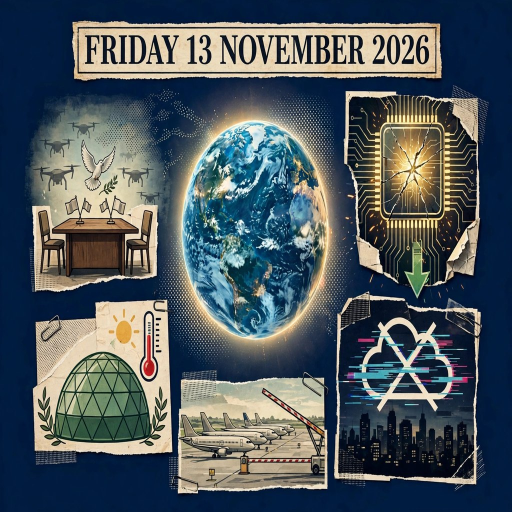
#> input picture entry.png, 1024 x 1024 px, given in place of ead-repatriation-0-503a5842-7d27-40c7-9039-b5b29861c973.webp, which was not available (shown at 1/2 size)
$ python build_frontpage.py
#> lines starting #> are read from the running program, lines starting #| are printed output that depends on the picture
#!/usr/bin/env python3
"""Build 'The Daily Meridian' newspaper front page for the news-image-01 entry.

All text is typeset programmatically with PIL (Liberation Serif) so every
word is spelled exactly as written in the copy below. Photos are AI artwork
with no lettering. Output: entry.png (JPEG bytes, 1024x1024).
"""
from PIL import Image, ImageDraw, ImageFont
import textwrap
import os

ART = os.path.expanduser("~/workspace/makefun/frontpage-art")
LEAD = os.path.join(ART, "media-generation-lead-repatriation-0-503a5842-7d27-40c7-9039-b5b29861c973.webp")
FIRE = os.path.join(ART, "media-generation-panel-forest-fire-0-5c326870-7e7e-4218-b81d-35593b81d9fd.webp")
PEACE = os.path.join(ART, "media-generation-panel-peace-table-0-becdd582-07dd-409c-84ef-fde0c5ea02d1.webp")
CHIP = os.path.join(ART, "media-generation-panel-cracked-chip-0-90f5f6a8-5893-44b2-9070-0bc56f4a79f5.webp")

SERIF = "/usr/share/fonts/truetype/liberation/LiberationSerif-Regular.ttf"
SERIF_B = "/usr/share/fonts/truetype/liberation/LiberationSerif-Bold.ttf"
SERIF_I = "/usr/share/fonts/truetype/liberation/LiberationSerif-Italic.ttf"

W = H = 1024
PAPER = (246, 240, 224)
INK = (18, 16, 12)

# ---------------- copy (verbatim) ----------------
MASTHEAD = "The Daily Meridian"
DATELINE = "JAKARTA EDITION \u2014 FRIDAY, 13 NOVEMBER 2026 \u2014 VOL. XIII, No. 13"
HEAD_L1 = "A SOLDIER COMES HOME"
HEAD_L2 = "AFTER EIGHTY YEARS"

LEAD_TEXT = (
    "A soldier who never came home has begun his last journey. At Halim "
    "Perdanakusuma Air Base on Friday, Indonesia and the United States held a "
    "solemn ceremony to return the remains of an American serviceman killed "
    "in the Second World War and recovered on Morotai Island, North Maluku. "
    "Morotai was a great Allied base from 1944, a stepping stone to the "
    "Philippines. The fallen soldier now flies to Hawaii for identification. "
    "Some 2,500 American personnel are still missing in Indonesia; the two "
    "nations have pledged to keep searching until every one of them is "
    "accounted for."
)

S2_HEAD = "FORESTS BURN, HAZE CHOKES THE ISLANDS"
S2_TEXT = (
    "Wildfires raging across Kalimantan and Sumatra have sent thick haze "
    "over cities and toward neighbouring countries, in one of the worst "
    "fire seasons in Indonesia's history. The government has refused to "
    "declare a national disaster even as support for the president falls."
)

S3_HEAD = "TALKS WIDEN AS DRONES FILL THE SKY"
S3_TEXT = (
    "Ukraine's peace talks widened to European security in Dublin on "
    "Friday, even as Kyiv launched one of its largest drone attacks of "
    "the war, some 1,200 drones against targets in Russia."
)

S4_HEAD = "CHIP GIANT'S CHIEF RESIGNS"
S4_TEXT = (
    "Nvidia chief executive Jensen Huang stepped down on Friday, sending "
    "technology shares lower and closing a turbulent week for the world's "
    "most valuable chipmaker."
)

S5_HEAD = "BRIEFING"
S5_TEXT = (
    "A global Microsoft 365 outage entered its second day, disrupting "
    "offices in dozens of countries. In the United States, a four-hour "
    "nationwide ground stop was lifted Friday evening after a "
    "communications failure. At the COP31 summit in Antalya, the UN chief "
    "urged drastic emissions cuts as climate finance pledges fell sharply."
)

# ---------------- helpers ----------------

def font(path, size):
    return ImageFont.truetype(path, size)


def text_w(draw, s, f):
    return draw.textlength(s, font=f)


def wrap(draw, text, f, width):
    """Greedy word wrap by pixel width."""
    words = text.split()
    lines, cur = [], ""
    for wd in words:
        trial = wd if not cur else cur + " " + wd
        if text_w(draw, trial, f) <= width or not cur:
            cur = trial
        else:
            lines.append(cur)
            cur = wd
    if cur:
        lines.append(cur)
    return lines


def draw_justified(draw, lines, x, y, width, f, lh, ink=INK):
    """Draw wrapped lines, justified except the last line."""
    for i, line in enumerate(lines):
        if i < len(lines) - 1 and " " in line:
            words = line.split(" ")
            total_words_w = sum(text_w(draw, w, f) for w in words)
            gap = (width - total_words_w) / (len(words) - 1)
            cx = x
            for w in words:
                draw.text((cx, y), w, font=f, fill=ink)
                cx += text_w(draw, w, f) + gap
        else:
            draw.text((x, y), line, font=f, fill=ink)
        y += lh
    return y


def draw_centered(draw, s, cx, y, f, ink=INK):
    w = text_w(draw, s, f)
    draw.text((cx - w / 2, y), s, font=f, fill=ink)


def crop_to(img, tw, th, y_bias=0.5):
    """Center-crop image to aspect tw:th (y_bias 0=top, 1=bottom), resize."""
    iw, ih = img.size
    target = tw / th
    cur = iw / ih
    if cur > target:  # too wide
        nw = int(ih * target)
        x0 = (iw - nw) // 2
        box = (x0, 0, x0 + nw, ih)
    else:  # too tall
        nh = int(iw / target)
        y0 = int((ih - nh) * y_bias)
        box = (0, y0, iw, y0 + nh)
    return img.crop(box).resize((tw, th), Image.LANCZOS)


def photo(img_path, tw, th, y_bias=0.5):
    im = Image.open(img_path).convert("L").convert("RGB")
    return crop_to(im, tw, th, y_bias)


def rule(draw, x0, x1, y, thick=3, thin=1, gap=3):
    draw.rectangle([x0, y, x1, y + thick - 1], fill=INK)
    draw.rectangle([x0, y + thick + gap, x1, y + thick + gap + thin - 1], fill=INK)
    return y + thick + gap + thin


# ---------------- build ----------------

def build(body_size=16, verbose=True):
#> called with body_size = 16, verbose = True
    img = Image.new("RGB", (W, H), PAPER)
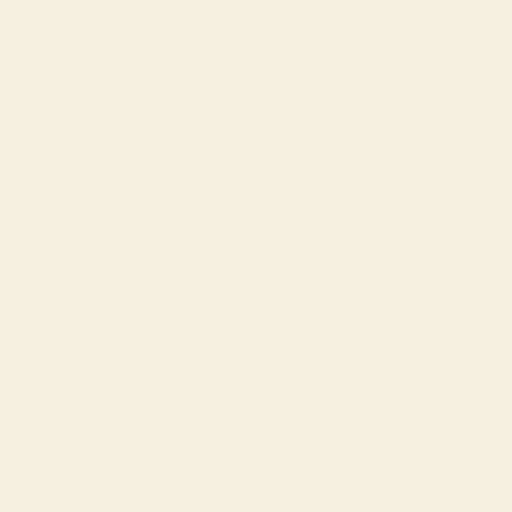
#> img: PIL image 1024x1024 RGB (shown at 1/2 size); mean R, G, B 246, 240, 224
    d = ImageDraw.Draw(img)
    M = 30                      # side margin
    CW = W - 2 * M              # content width = 964
    body = font(SERIF, body_size)
    body_lh = int(body_size * 1.24)

    # masthead
    mast = font(SERIF_B, 58)
    draw_centered(d, MASTHEAD, W // 2, 14, mast)
    y = 14 + 66
    y = rule(d, M, M + CW, y) + 6
#> y = 93

    # dateline
    dl = font(SERIF_B, 17)
    draw_centered(d, DATELINE, W // 2, y, dl)
    y += 26
#> y = 119
    d.line([M, y, M + CW, y], fill=INK, width=1)
    y += 10
#> y = 129

    # main headline
    hf = font(SERIF_B, 55)
    draw_centered(d, HEAD_L1, W // 2, y, hf)
    y += 64
#> y = 193
    draw_centered(d, HEAD_L2, W // 2, y, hf)
    y += 72
#> y = 265

    # lead section: photo left, article right
    lead_top = y
#> lead_top = 265
    PHOTO_W, PHOTO_H = 548, 264
    img.paste(photo(LEAD, PHOTO_W, PHOTO_H, y_bias=0.42), (M, lead_top))
#> in photo, `im = Image.open(img_path).convert("L").convert("RGB")`:
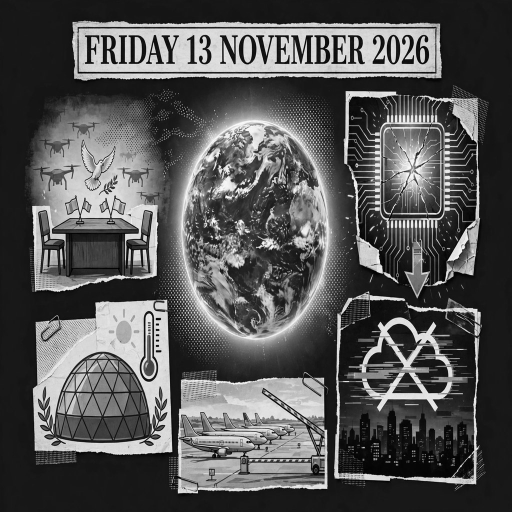
#> im: PIL image 1024x1024 RGB (shown at 1/2 size); min 0, max 255, mean 85.8
#> in crop_to, `return img.crop(box).resize((tw, th), Image.LANCZOS)`:
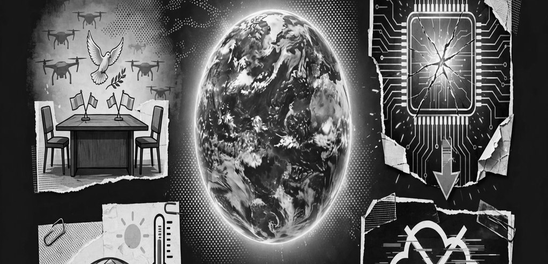
#> returned value: PIL image 548x264 RGB; min 0, max 255, mean 93.4
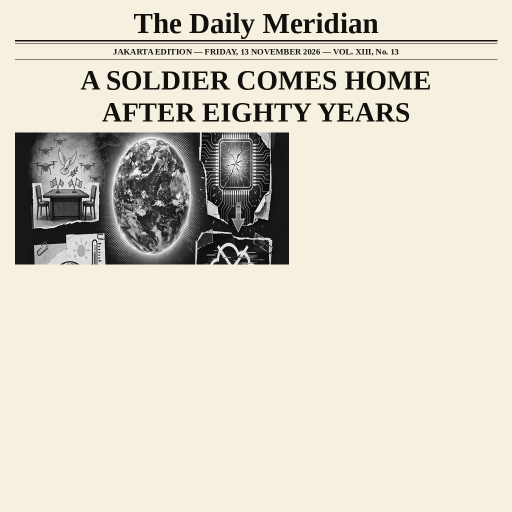
#> img: PIL image 1024x1024 RGB (shown at 1/2 size); mean R, G, B 217.8, 212.8, 199.3
    d.rectangle([M, lead_top, M + PHOTO_W - 1, lead_top + PHOTO_H - 1], outline=INK, width=2)

    tx = M + PHOTO_W + 18
    tw = M + CW - tx
    lines = wrap(d, LEAD_TEXT, body, tw)
#> lines = 10 items
    avail = PHOTO_H
    max_lines = avail // body_lh
    if verbose:
        print(f"lead: {len(lines)} lines, box fits {max_lines}")
#| lead: 10 lines, box fits 13
    used = lines[:max_lines]
#> used = 10 items
    draw_justified(d, used, tx, lead_top, tw, body, body_lh)
#> the loop in draw_justified, `for i, line in enumerate(lines):` made 10 passes
#> (total_words_w, gap, y) on passes 1 to 9: (340.8, 5.72, 284), (356, 5.25, 303), (315.7, 9.15, 322), (330.8, 8.4, 341), (353.9, 5.51, 360), (346.3, 5.17, 379), (345.5, 5.25, 398), (330.8, 11.2, 417), (342.4, 6.18, 436)
#> y on pass 10: 455
#> after the loop in draw_justified, `for i, line in enumerate(lines):`: y = 455
    rest = lines[max_lines:]
#> rest = []
    y = lead_top + PHOTO_H + 10
#> y = 539
    if rest:
        # continue in 3 columns under the photo
        colw = (CW - 2 * 16) // 3
        per = (len(rest) + 2) // 3
        for c in range(3):
            chunk = rest[c * per:(c + 1) * per]
            if chunk:
                draw_justified(d, chunk, M + c * (colw + 16), y, colw, body, body_lh)
        y += per * body_lh + 6
    y = rule(d, M, M + CW, y) + 8
#> y = 554

    # stories row: 3 columns
    colw = (CW - 2 * 16) // 3
    stories = [
        (FIRE, 0.45, S2_HEAD, S2_TEXT),
        (PEACE, 0.35, S3_HEAD, S3_TEXT),
        (CHIP, 0.5, S4_HEAD, S4_TEXT),
    ]
    head_f = font(SERIF_B, 19)
    row_bottom = y
#> row_bottom = 554
    PH2 = 118
    for i, (path, bias, head, text) in enumerate(stories):
        cx = M + i * (colw + 16)
        img.paste(photo(path, colw, PH2, y_bias=bias), (cx, y))
#> call 2 of crop_to, with tw = 310, th = 118, y_bias = 0.45
#> in crop_to (call 2), `return img.crop(box).resize((tw, th), Image.LANCZOS)`:
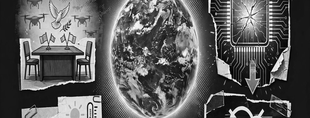
#> returned value: PIL image 310x118 RGB; min 0, max 255, mean 92.9
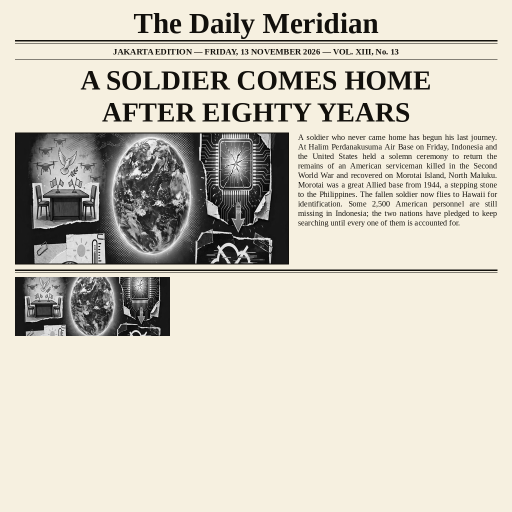
#> img: PIL image 1024x1024 RGB (shown at 1/2 size); mean R, G, B 209.3, 204.5, 191.8
        d.rectangle([cx, y, cx + colw - 1, y + PH2 - 1], outline=INK, width=2)
        cy = y + PH2 + 8
#> cy = 680
        hlines = wrap(d, head, head_f, colw)
#> hlines = ['FORESTS BURN, HAZE CHOKES', 'THE ISLANDS']
        for hl in hlines:
            d.text((cx, cy), hl, font=head_f, fill=INK)
            cy += 24
#> this loop made 2 passes
#> (hl, cy) on passes 1 to 2: ('FORESTS BURN, HAZE CHOKES', 704), ('THE ISLANDS', 728)
#> after the loop, cy = 728
        cy += 3
#> cy = 731
        blines = wrap(d, text, body, colw)
#> blines = 6 items
        cy = draw_justified(d, blines, cx, cy, colw, body, body_lh)
#> the loop in draw_justified (call 2), `for i, line in enumerate(lines):` made 6 passes
#> (line, words, total_words_w, gap, y) on pass 1: ('Wildfires raging across Kalimantan and', ['Wildfires', 'raging', 'across', 'Kalimantan', 'and'], 238.5, 17.86, 750)
#> (total_words_w, gap, y) on passes 2 to 5: (256.1, 7.7, 769), (260.9, 8.18, 788), (262.9, 7.86, 807), (262.3, 7.96, 826)
#> cy = 845
        row_bottom = max(row_bottom, cy)
#> row_bottom = 845
    y = rule(d, M, M + CW, row_bottom + 4) + 8

    # briefing
    bf = font(SERIF_B, 19)
    d.text((M, y), S5_HEAD, font=bf, fill=INK)
    hw = text_w(d, S5_HEAD, bf)
    blines = wrap(d, S5_TEXT, body, CW - hw - 14)
    draw_justified(d, blines, M + hw + 14, y + 2, CW - hw - 14, body, body_lh)
    y += max(26, len(blines) * body_lh) + 8
    y = rule(d, M, M + CW, y)

    if verbose:
        print(f"final bottom y = {y} (canvas {H})")
    return img, y


if __name__ == "__main__":
#> (the run stopped early here; a loop or call above may not have finished)
